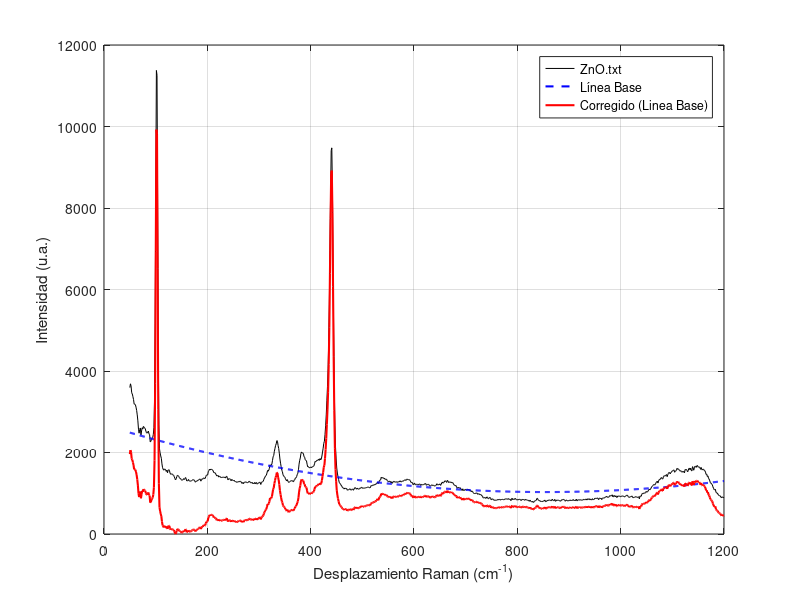

MATLAB code to generate this figure: (Note: this script raises an error after producing the figure.)
% Establecer la carpeta donde se encuentra el archivo
carpeta = 'C:\Users\OVER REGINO\Desktop\Espectroscopía RAMAN - copia\Resultados';
cd(carpeta); % Cambia el directorio de trabajo actual a esa carpeta

% Verificar si el archivo existe
if ~exist('ZnO.txt', 'file') % Comprueba si el archivo existe en la carpeta
    error('El archivo ZnO.txt no se encuentra en la carpeta especificada.');
    % Muestra error si no existe
end
%==============================================================================
% Cargar datos del espectro Raman
data = load('ZnO.txt'); % Carga los datos del archivo como matriz numérica
raman_shift = data(:,1);  % Columna 1: eje X (desplazamiento Raman)
intensity = data(:,2);    % Columna 2: eje Y (intensidad)
%===============================================================================
% --- Escalado del eje X para evitar inestabilidad numérica ---
%===============================================================================
x_mean = mean(raman_shift);                    % Calcula el promedio del eje X
x_std = std(raman_shift);                      % Calcula la desviación estándar del eje X
x_scaled = (raman_shift - x_mean) / x_std;     % Normaliza los valores del eje X
%-------------------------------------------------------------------------------
%x_scaled = (raman_shift - x_mean) / x_std: Centra y escala los datos: 
%                resta el promedio → todos los datos giran en torno a 0.
%            Divide entre la desviación → todos los datos tienen unidad de dispersión.
%----------------------------------------------------------------------------------
%===============================================================================
% Ajuste polinomial de orden n=0,1,2,3... en datos escalados
%===============================================================================
orden_pol = 2;                                      % Define el orden del polinomio (manipula 0,1,2,3,4,5,6...)
p_scaled = polyfit(x_scaled, intensity, orden_pol); % Ajusta un polinomio a los datos
%------------------------------------------------------------------------------
   % x_scaled: eje X (datos escalados)
   % intensity: eje Y (intensidad del espectro)
   % orden_pol: orden del polinomio 
%-------------------------------------------------------------------------------
baselinea = polyval(p_scaled, x_scaled);                
   %p_scaled: polinomio que obtuviste con polyfit
   %x_scaled: valores de entrada (escalados)
%-------------------------------------------------------------------------------
%========================================================================
% Corrección del espectro
corrected_intensity = intensity - baselinea;
%-----------------------------------------------------------------
% --- Ajustar para que el mínimo sea cero ( Desplaza todo el espectro para que el valor más bajo sea 0) ---
corrected_intensity = corrected_intensity - min(corrected_intensity);
%-=======================================================================
% --- Graficar resultados -------------------------------------------
%-=======================================================================
figure;
plot(raman_shift, intensity, 'k', 'DisplayName','ZnO.txt'); hold on; 
% Grafica el espectro original en negro
plot(raman_shift, baselinea, 'b--', 'LineWidth', 1.5, 'DisplayName','Línea Base');
% Grafica la línea base en azul punteado
plot(raman_shift, corrected_intensity, 'r', 'LineWidth', 1.5, 'DisplayName','Corregido (Linea Base)');
% Grafica el espectro corregido en rojo
%---------------------------------------------------------------------------------
%--------------------------------------------------------------------------------
xlabel('Desplazamiento Raman (cm^{-1})');  % Etiqueta eje X
ylabel('Intensidad (u.a.)');               % Etiqueta eje Y
%title('Corrección de Línea Base - espectro Raman ZnO'); % Título de la gráfica
legend('show'); grid on;                   % Muestra la leyenda y activa la cuadrícula
%================================================================================================
%================================================================================================
%%Guardar datos corregidos 
%================================================================================================
%================================================================================================
% --- Crear matriz de datos corregidos ---
datos_corregidos = [raman_shift, corrected_intensity];

% --- Ruta personalizada donde se guardará el archivo ---
carpeta_salida = 'C:\Users\OVER REGINO\Desktop\Espectroscopía RAMAN - copia\Linea base';  % Cambia esta ruta si quieres otra

% Crear la carpeta si no existe
if ~exist(carpeta_salida, 'dir')
  mkdir(carpeta_salida);
end

% Nombre completo del archivo con la ruta
archivo_salida = fullfile(carpeta_salida, 'espectro_corregido.txt');

% Guardar archivo .txt separado por tabulaciones
writematrix(datos_corregidos, archivo_salida, 'Delimiter', '\t');

% Mensaje de confirmación
disp(['Espectro corregido guardado en: ', archivo_salida]);
%%%%%%%
exportgraphics(gcf, 'C:\Users\OVER REGINO\Desktop\Espectroscopía RAMAN - copia\Resultados\Espectro_ZnO.png', 'Resolution', 300);
